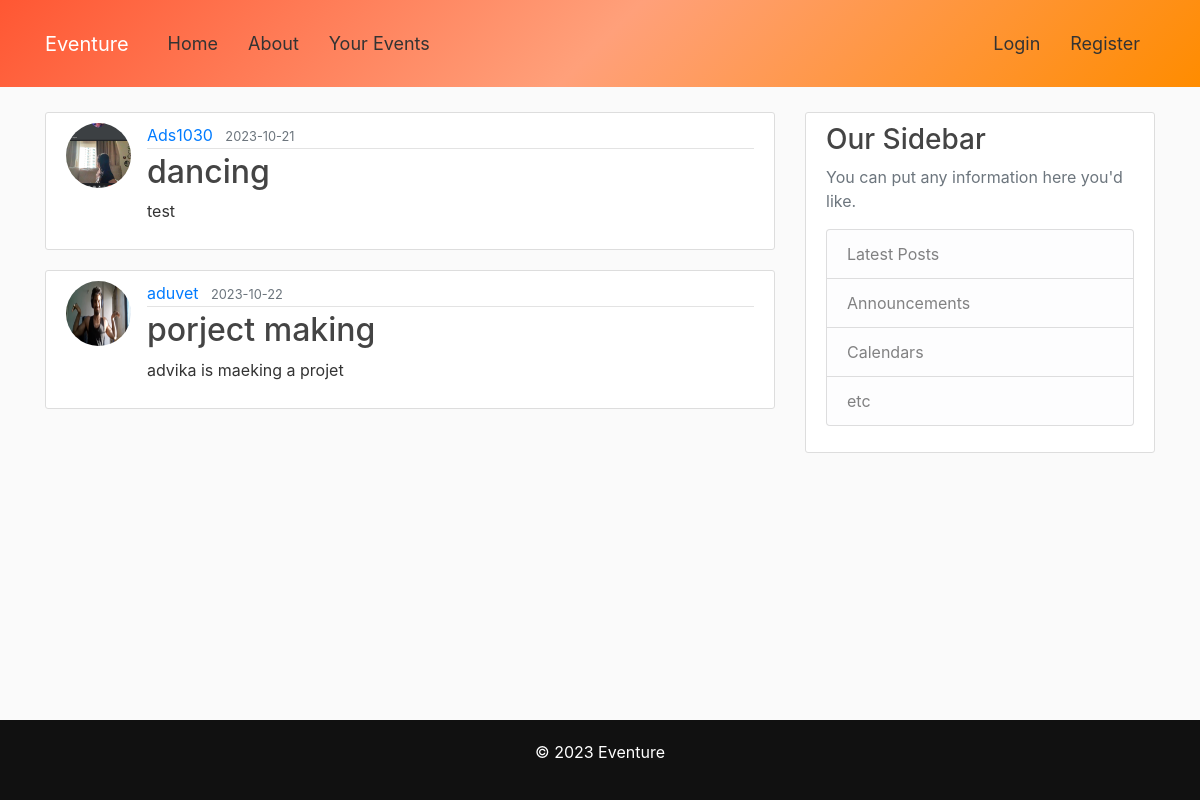
The page /home on the database its author committed.
### flaskBlog/models.py (models this page shows, shortened)
class Post(db.Model):
    id = db.Column(db.Integer, primary_key=True)
    title = db.Column(db.String(100), nullable=False)
    date_posted = db.Column(db.DateTime, nullable=False, default=datetime.utcnow)
    content = db.Column(db.Text, nullable=False)
    user_id = db.Column(db.Integer, db.ForeignKey('user.id'), nullable=False)
    rsvps = db.relationship('RSVP', backref='post', lazy=True, cascade='all, delete-orphan')

class User(db.Model, UserMixin):
    id = db.Column(db.Integer, primary_key = True)
    username = db.Column(db.String(20), unique=True, nullable = False)
    email = db.Column(db.String(120), unique=True, nullable = False)
    image_file = db.Column(db.String(20), nullable = False, default='default.jpg')
    password = db.Column(db.String(60), nullable = False)
    posts = db.relationship('Post',backref='author',lazy=True)

### flaskBlog/routes.py (the view)
@app.route("/")
@app.route("/home")
def home():
    posts = Post.query.all()
    return render_template('home.html', posts = posts)

### flaskBlog/templates/home.html
{% extends "layout.html" %}
{% block content %}
    {% for post in posts %}
    <article class="media content-section">
      <img class="rounded-circle article-img" src="{{url_for('static', filename = 'profile_pics/' + post.author.image_file ) }} " alt="">
        <div class="media-body">
          <div class="article-metadata">
            <a class="mr-2" href="#">{{ post.author.username }}</a>
            <small class="text-muted">{{ post.date_posted.strftime('%Y-%m-%d') }}</small>
          </div>
          <h2><a class="article-title" href=" {{ url_for('post', post_id = post.id) }} ">{{ post.title }}</a></h2>
          <p class="article-content">{{ post.content }}</p>
        </div>
      </article>
    {% endfor %}
{% endblock content%}

### flaskBlog/static/main.css (style rules this page uses)
body { background: #fafafa; color: #333333; margin-top: 7rem; }
h1, h2, h3, h4, h5, h6 { color: #444444; }
.content-section { background: #ffffff; padding: 10px 20px; border: 1px solid #dddddd; border-radius: 3px; margin-bottom: 20px; }
.article-title { color: #444444; }
.article-content { white-space: pre-line; }
.article-img { height: 65px; width: 65px; margin-right: 16px; }
.article-metadata { padding-bottom: 1px; margin-bottom: 4px; border-bottom: 1px solid #e3e3e3 }

### rows shown on the page
Post: image_file (picture), author.username "Ads1030", date_posted "2023-10-21", title "dancing", content "test"
Post: image_file (picture), author.username "aduvet", date_posted "2023-10-22", title "porject making", content "advika is maeking a projet"
